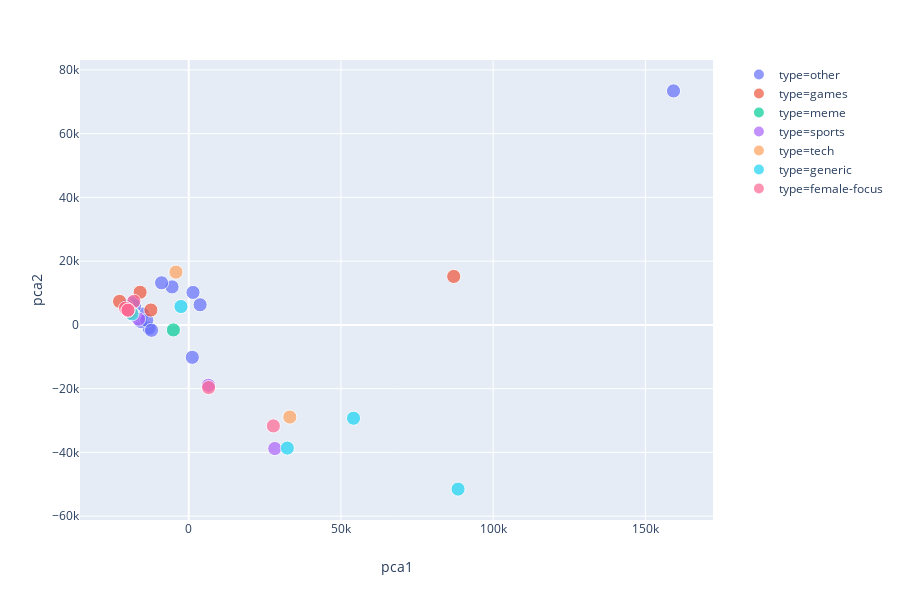

Notebook source saved alongside this figure:
### Markdown cell above
## Author co-occurance embedding

created with `comm_author_embed.py`

### Code cell
plot_pca(w_auth)

### Figure 1 — Plotly figure (JSON) as saved in the notebook; plotly's stock layout.template omitted (floating-point values rounded to 4 significant figures)
{"data": [{"hoverlabel": {"namelength": 0}, "hovertemplate": "<b>%{hovertext}</b><br><br>type=other<br>pca1=%{x}<br>pca2=%{y}<br>size=%{marker.size}", "hovertext": ["streetwear", "Jokes", "food", "rupaulsdragrace", "bodybuilding", "Kappa", "videos", "airsoft", "GameDeals", "toronto", "cars", "EarthPorn", "Drugs", "KotakuInAction", "exjw", "stopdrinking", "photography", "Fantasy"], "legendgroup": "type=other", "marker": {"color": "#636efa", "size": [1, 1, 1, 1, 1, 1, 1, 1, 1, 1, 1, 1, 1, 1, 1, 1, 1, 1], "sizemode": "area", "sizeref": 0.01, "symbol": "circle"}, "mode": "markers", "name": "type=other", "showlegend": true, "type": "scatter", "x": [-15200.0, -13020.0, 3743.0, -15760.0, -13770.0, -18090.0, 159200.0, -20390.0, -17810.0, -12210.0, -5467.0, -8914.0, 1412.0, 1180.0, -20030.0, -18690.0, -18290.0, -20520.0], "xaxis": "x", "y": [3414.0, -1022.0, 6309.0, 1060.0, 1450.0, 3013.0, 73410.0, 4959.0, 6007.0, -1698.0, 11920.0, 13210.0, 10180.0, -10180.0, 4718.0, 3512.0, 6966.0, 5921.0], "yaxis": "y"}, {"hoverlabel": {"namelength": 0}, "hovertemplate": "<b>%{hovertext}</b><br><br>type=games<br>pca1=%{x}<br>pca2=%{y}<br>size=%{marker.size}", "hovertext": ["MaddenUltimateTeam", "GlobalOffensive", "KerbalSpaceProgram", "eu4", "Warframe", "heroesofthestorm", "EDH"], "legendgroup": "type=games", "marker": {"color": "#EF553B", "size": [1, 1, 1, 1, 1, 1, 1], "sizemode": "area", "sizeref": 0.01, "symbol": "circle"}, "mode": "markers", "name": "type=games", "showlegend": true, "type": "scatter", "x": [-15980.0, 87040.0, -20190.0, -20360.0, -19500.0, -12430.0, -22720.0], "xaxis": "x", "y": [10230.0, 15210.0, 4986.0, 4992.0, 4415.0, 4668.0, 7372.0], "yaxis": "y"}, {"hoverlabel": {"namelength": 0}, "hovertemplate": "<b>%{hovertext}</b><br><br>type=meme<br>pca1=%{x}<br>pca2=%{y}<br>size=%{marker.size}", "hovertext": ["cringe", "justneckbeardthings"], "legendgroup": "type=meme", "marker": {"color": "#00cc96", "size": [1, 1], "sizemode": "area", "sizeref": 0.01, "symbol": "circle"}, "mode": "markers", "name": "type=meme", "showlegend": true, "type": "scatter", "x": [-5043.0, -18330.0], "xaxis": "x", "y": [-1582.0, 3407.0], "yaxis": "y"}, {"hoverlabel": {"namelength": 0}, "hovertemplate": "<b>%{hovertext}</b><br><br>type=sports<br>pca1=%{x}<br>pca2=%{y}<br>size=%{marker.size}", "hovertext": ["CFB", "MLS", "MMA", "reddevils"], "legendgroup": "type=sports", "marker": {"color": "#ab63fa", "size": [1, 1, 1, 1], "sizemode": "area", "sizeref": 0.01, "symbol": "circle"}, "mode": "markers", "name": "type=sports", "showlegend": true, "type": "scatter", "x": [28270.0, -18830.0, 6475.0, -16470.0], "xaxis": "x", "y": [-38780.0, 3628.0, -18960.0, 1826.0], "yaxis": "y"}, {"hoverlabel": {"namelength": 0}, "hovertemplate": "<b>%{hovertext}</b><br><br>type=tech<br>pca1=%{x}<br>pca2=%{y}<br>size=%{marker.size}", "hovertext": ["pcmasterrace", "jailbreak", "techsupport", "oculus"], "legendgroup": "type=tech", "marker": {"color": "#FFA15A", "size": [1, 1, 1, 1], "sizemode": "area", "sizeref": 0.01, "symbol": "circle"}, "mode": "markers", "name": "type=tech", "showlegend": true, "type": "scatter", "x": [33210.0, -4187.0, -18820.0, -19090.0], "xaxis": "x", "y": [-28920.0, 16560.0, 3631.0, 3894.0], "yaxis": "y"}, {"hoverlabel": {"namelength": 0}, "hovertemplate": "<b>%{hovertext}</b><br><br>type=generic<br>pca1=%{x}<br>pca2=%{y}<br>size=%{marker.size}", "hovertext": ["todayilearned", "LifeProTips", "explainlikeimfive", "Advice", "relationships"], "legendgroup": "type=generic", "marker": {"color": "#19d3f3", "size": [1, 1, 1, 1, 1], "sizemode": "area", "sizeref": 0.01, "symbol": "circle"}, "mode": "markers", "name": "type=generic", "showlegend": true, "type": "scatter", "x": [32390.0, -2544.0, 54130.0, -18610.0, 88480.0], "xaxis": "x", "y": [-38640.0, 5765.0, -29280.0, 3435.0, -51510.0], "yaxis": "y"}, {"hoverlabel": {"namelength": 0}, "hovertemplate": "<b>%{hovertext}</b><br><br>type=female-focus<br>pca1=%{x}<br>pca2=%{y}<br>size=%{marker.size}", "hovertext": ["AskWomen", "femalefashionadvice", "breakingmom", "BabyBumps", "xxfitness", "TwoXChromosomes"], "legendgroup": "type=female-focus", "marker": {"color": "#FF6692", "size": [1, 1, 1, 1, 1, 1], "sizemode": "area", "sizeref": 0.01, "symbol": "circle"}, "mode": "markers", "name": "type=female-focus", "showlegend": true, "type": "scatter", "x": [6538.0, -18000.0, -20760.0, -19940.0, -19960.0, 27800.0], "xaxis": "x", "y": [-19670.0, 7407.0, 5245.0, 4557.0, 4648.0, -31690.0], "yaxis": "y"}], "layout": {"height": 600, "legend": {"itemsizing": "constant", "tracegroupgap": 0}, "margin": {"t": 60}, "xaxis": {"anchor": "y", "domain": [0, 0.98], "title": {"text": "pca1"}}, "yaxis": {"anchor": "x", "domain": [0, 1], "title": {"text": "pca2"}}}}
